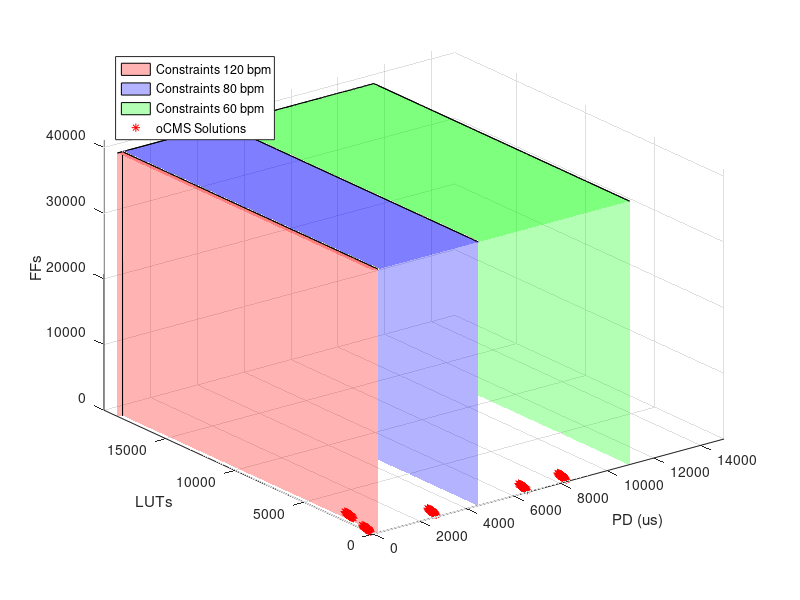

Write the MATLAB code that produced this figure.
%%%%%%%%%%%%%%%%%% Selection %%%%%%%%%%%%%%%%%%%%%%%%%%%%%%%%%%%%
tic
%%%%%%%%%%%%%%%% Surplus and DSE 2nd Step parameters %%%%%%%%%%%%%%%%%%%%%%

%%% 120 bpm %%%
budgetRT = 201; % (us) x
budgetLUTs = 18462; % y
budgetFFs = 40155; % z
budgetDSPs = 0;    % Not considered in 3d plot
budgetBRAMs = 3;    % Not considered in 3d plot
LBConstr = -100;    % For plotting issues

%%% 80 bpm %%%
budgetRT2 = 4490; % (us) x
budgetLUTs2 = 18462; % y
budgetFFs2 = 40155; % z
budgetDSPs2 = 0;    % Not considered in 3d plot
budgetBRAMs2 = 3;    % Not considered in 3d plot
LB2Constr = -100;    % For plotting issues

%%% 60 bpm %%%
budgetRT3 = 10949; % (us) x
budgetLUTs3 = 18462; % y
budgetFFs3 = 40155; % z
budgetDSPs3 = 0;    % Not considered in 3d plot
budgetBRAMs3 = 3;    % Not considered in 3d plot
LB3Constr = -100;    % For plotting issues

p_i = 13;   % Number of total processors in the selected solution
phi_i = 8;  % Number of total physical links in the selected solution

metrics = 1;        % Number of total metrics (i.e., cache, bandwidth)
constraints = 5;    % Number of total constraints (i.e., rt, LUT, FF, DSP, BRAM)

m = p_i * metrics;  % Number of total elements considered for the metrics
n = 16;              % Number of unique oCMS

%%%%%%%%%%%%%%%% oCMS Query Results %%%%%%%%%%%%%%%%%%%%%%

oCMS_name = { 'Ho et al. (2014)', ...
            'L3SU (2023)', ...
            'Moro et al. (2015)', ...
            'Valente et al. (2021)', ...
            'Valente et al. (2016)', ...
            'AXI PMU (2023)', ...
            'Kyung et al. (2010)', ...
            'Brilli et al. (2022)', ...
            'Brilli at al. (2023)', ...
            'Choi et al. (2005)', ...
            'Khan et all (2014)', ...
            'Meng et al. (2008)', ...
            'Isci et al. (2003)', ...
            'Wang et al. (2009)', ...
            'Zoni et al. (2018)', ...
            'Najem at al. (2017)'}    % Name of unique oCMS

% oCMS_i = [pd lut ff dsp bram]
oCMS = [0 0 0 0 0; % No oCMS from Query
        0 0 0 0 0; % No oCMS from Query 
        0 0 0 0 0; % No oCMS from Query
        0 0 0 0 0; % No oCMS from Query
        0 0 0 0 0; % No oCMS from Query
        0 0 0 0 0; % No oCMS from Query
        0 0 0 0 0; % No oCMS from Query
        0 0 0 0 0; % No oCMS from Query
        0 0 0 0 0; % No oCMS from Query
        33300 78 47 0 0; % p1, power Vecchio: 260 205 0 0
        80000 78 47 0 0; % p1, power Vecchio: 260 205 0 0
        1800000 78 47 0 0; % p1, power Vecchio: 260 205 0 0
        2200000 78 47 0 0; % p1, power Vecchio: 260 205 0 0
        100000 78 47 0 0; % p1, power Vecchio: 260 205 0 0
        0 98 68 0 0; % p1, spp, power
        0 8 8 0 0]; % p1, spp, power Vecchio: 0 8 8 0 0 (182x120 bpm, 272x80 bpm, 363x60 bpm)

%%%%%%%%%%%%%%%% oCMS frequencies %%%%%%%%%%%%%%%%%%%%%%
M5_freq_name = {'p1','p2','p3','p4','p5','p6','p7','p8','p9','p10','p11','p12','p13'}

% Processor clock or Physical Link Transmission frequencies
working_freq = [1/12; 1/12; 1/75; 1/75; 1/200; 1/200; 1/200; 1/200; 1/200; 1/200; 1/200; 1/200; 1/200];  % power

M5_freq_rt = [  0	0	0	0	0	0	0	0	0	1	1	1	1	1	14	14; % p1 (8051) - power
                0	0	0	0	0	0	0	0	0	0	0	0	0	0	0	0;  % p2 (8051) - power
                0	0	0	0	0	0	0	0	0	0	0	0	0	0	0	0;  % p3 (LEON3) - power
                0	0	0	0	0	0	0	0	0	0	0	0	0	0	0	0;  % p4 (LEON3) - power
                0	0	0	0	0	0	0	0	0	0	0	0	0	0	0	0;  % p5 (SPP) - power
                0	0	0	0	0	0	0	0	0	0	0	0	0	0	1	1;  % p6 (SPP) - power 
                0	0	0	0	0	0	0	0	0	0	0	0	0	0	1	1;  % p7 (SPP) - power 
                0	0	0	0	0	0	0	0	0	0	0	0	0	0	1	1;  % p8 (SPP) - power 
                0	0	0	0	0	0	0	0	0	0	0	0	0	0	1	1;  % p9 (SPP) - power
                0	0	0	0	0	0	0	0	0	0	0	0	0	0	1	1;  % p10 (SPP) - power
                0	0	0	0	0	0	0	0	0	0	0	0	0	0	1	1;  % p11 (SPP) - power
                0	0	0	0	0	0	0	0	0	0	0	0	0	0	1	1;  % p12 (SPP) - power
                0	0	0	0	0	0	0	0	0	0	0	0	0	0	0	0]; % p13 (SPP) - power 

%%%%%%%%% NOTE: If the element does not scale with frequency, set its frequency to 1

M5_freq_area = [0	0	0	0	0	0	0	0	0	1	1	1	1	1	14	14; % p1 (8051) - power
                0	0	0	0	0	0	0	0	0	0	0	0	0	0	0	0;  % p2 (8051) - power
                0	0	0	0	0	0	0	0	0	0	0	0	0	0	0	0;  % p3 (LEON3) - power
                0	0	0	0	0	0	0	0	0	0	0	0	0	0	0	0;  % p4 (LEON3) - power
                0	0	0	0	0	0	0	0	0	0	0	0	0	0	0	0;  % p5 (SPP) - power
                0	0	0	0	0	0	0	0	0	0	0	0	0	0	1	1;  % p6 (SPP) - power 
                0	0	0	0	0	0	0	0	0	0	0	0	0	0	1	1;  % p7 (SPP) - power 
                0	0	0	0	0	0	0	0	0	0	0	0	0	0	1	1;  % p8 (SPP) - power 
                0	0	0	0	0	0	0	0	0	0	0	0	0	0	1	1;  % p9 (SPP) - power
                0	0	0	0	0	0	0	0	0	0	0	0	0	0	1	1;  % p10 (SPP) - power
                0	0	0	0	0	0	0	0	0	0	0	0	0	0	1	1;  % p11 (SPP) - power
                0	0	0	0	0	0	0	0	0	0	0	0	0	0	1	1;  % p12 (SPP) - power
                0	0	0	0	0	0	0	0	0	0	0	0	0	0	0	0]; % p13 (SPP) - power 

%%%%%%%%% NOTE: If the element does not scale with frequency, set its frequency to 1

%%%%%%%%%%%%%%%% M3 Creation  %%%%%%%%%%%%%%%%%%%%%%
 
M5 = cell(m,n,constraints); % oCMS solutions from querying

for i = 1:m
    for j = 1:n
        M5_rt_tmp = M5_freq_rt(i,j) * working_freq(i) * oCMS(j,1);
        M5_area_tmp = M5_freq_area(i,j) * oCMS(j,2:end); 
        M5{i,j} = cat(2,M5_rt_tmp,M5_area_tmp);
    end
end

% Find non-zero indices for each row
nonZeroIndices = cell(1, m);
for i = 1:m
    nonZeroIndices{i} = find(M5_freq_rt(i,:));
end

nonZeroIndicesBackup = nonZeroIndices;
indexSol = find(~cellfun(@isempty,nonZeroIndices));
nonZeroIndices = nonZeroIndices(~cellfun(@isempty, nonZeroIndices));

% Generate combinations of indices
indexCombinations = cell(1, size(nonZeroIndices(1,:),2));
[indexCombinations{:}] = ndgrid(nonZeroIndices{:});
combinations = cell2mat(cellfun(@(x) x(:), indexCombinations, 'UniformOutput', false));

archNum = size(combinations,2) % number of considered not empty structural elements
totalSolutions = size(combinations,1) % total number of possible solutions


BestMinVal = 100000000;
BestMinValpd = 100000000;
BestMinValff = 100000000;
BestMinVallut = 100000000;
BestMinVallutff = 100000000;
BestMinValpdlutff = 100000000;

feasibleSol120bpm = 0;
feasibleSol80bpm = 0;
feasibleSol60bpm = 0;

for j = 1:totalSolutions
    pd(j) = 0;
    luts(j) = 0;
    ffs(j) = 0;
    dsps(j) = 0;
    brams(j) = 0;
    for i = 1:archNum
        indx_row = indexSol(1,i);
        indx_column = combinations(j,i);
        sol_tmp = cell2mat(M5(indx_row,indx_column));
        pd(j) = pd(j) + sol_tmp(1);
        luts(j) = luts(j) + sol_tmp(2);
        ffs(j) = ffs(j) + sol_tmp(3);
        dsps(j) =  dsps(j) + sol_tmp(4);
        brams(j) = brams(j) + sol_tmp(5);
    end
    if pd(j) < budgetRT & luts(j) < budgetLUTs & ffs(j) < budgetFFs & dsps(j) < budgetDSPs & brams(j) < budgetBRAMs
        feasibleSol120bpm = feasibleSol120bpm + 1;
    end
    if pd(j) < budgetRT2 & luts(j) < budgetLUTs2 & ffs(j) < budgetFFs2 & dsps(j) < budgetDSPs2 & brams(j) < budgetBRAMs2
        feasibleSol80bpm = feasibleSol80bpm + 1;
    end
    if pd(j) < budgetRT3 & luts(j) < budgetLUTs3 & ffs(j) < budgetFFs3 & dsps(j) < budgetDSPs2 & brams(j) < budgetBRAMs2
        feasibleSol60bpm = feasibleSol60bpm + 1;
    end
    tot = pd(j) + luts(j) + ffs(j) + dsps(j) + brams(j);  % Linear Cost Function
    if tot <= BestMinVal 
        BestMinVal = tot;
        BestIndexComb = j;
        BestPD = pd(j);
        BestLUT = luts(j);
        BestFF = ffs(j);
        BestDSP = dsps(j);
        BestBRAMS = brams(j);
    end
    totpd = pd(j);
    if totpd  <= BestMinValpd
        BestMinValpd = totpd;
        BestIndexCombpd = j;
        BestPDpd = pd(j);
        BestLUTpd = luts(j);
        BestFFpd = ffs(j);
        BestDSPpd = dsps(j);
        BestBRAMSpd = brams(j);
    end
    totff = ffs(j);
    if totff  <= BestMinValff
        BestMinValff = totff;
        BestIndexCombff = j;
        BestPDff = pd(j);
        BestLUTff = luts(j);
        BestFFff = ffs(j);
        BestDSPff = dsps(j);
        BestBRAMSff = brams(j);
    end
    totlut = luts(j);
    if totlut  <= BestMinVallut
        BestMinVallut = totlut;
        BestIndexComblut = j;
        BestPDlut = pd(j);
        BestLUTlut = luts(j);
        BestFFlut = ffs(j);
        BestDSPlut = dsps(j);
        BestBRAMSlut = brams(j);
    end
    totlutff = luts(j) + ffs(j);
    if totlutff  <= BestMinVallutff
        totpdlutff = pd(j);
        if totpdlutff  <= BestMinValpdlutff & totpdlutff > 0
            BestMinValpdlutff = totpdlutff;
            BestMinVallutff = totlutff;
            BestIndexComblutff = j;
            BestPDlutff = pd(j);
            BestLUTlutff = luts(j);
            BestFFlutff = ffs(j);
            BestDSPlutff = dsps(j);
            BestBRAMSlutff = brams(j);
        end
    end
end

%%%%%%%%%%%%%%%%%%%% Plot Constraints (120 bpm) %%%%%%%%%%%%%%%%%%%%%%%%%%%

coord=[LBConstr  LBConstr    LBConstr;
       budgetRT  LBConstr    LBConstr;
       budgetRT  budgetLUTs  LBConstr;
       LBConstr  budgetLUTs  LBConstr;
       LBConstr  LBConstr    budgetFFs;
       budgetRT  LBConstr    budgetFFs;
       budgetRT  budgetLUTs  budgetFFs;
       LBConstr  budgetLUTs  budgetFFs;];

idx = [4 8 5 1 4; 1 5 6 2 1; 2 6 7 3 2; 3 7 8 4 3; 5 8 7 6 5; 1 4 3 2 1]';

xc = coord(:,1);
yc = coord(:,2);
zc = coord(:,3);

figure

patch(xc(idx), yc(idx), zc(idx), 'r', 'facealpha', 0.3);
view(3);

grid on

hold on

%%%%%%%%%%%%%%%%%%%% Plot Constraints (80 bpm) %%%%%%%%%%%%%%%%%%%%%%%%%%%

LB2ConstrPD = budgetRT+1;
LB2ConstrLUT = budgetLUTs2; 
LB2ConstrFF = budgetFFs2;

coord2=[LB2ConstrPD  LB2Constr    LB2Constr;  % a
       budgetRT2  LB2Constr    LB2Constr;     % b
       budgetRT2  budgetLUTs2  LB2Constr;     % c
       LB2ConstrPD  budgetLUTs2  LB2Constr;   % d
       LB2ConstrPD  LB2Constr    budgetFFs2;   % e
       budgetRT2  LB2Constr    budgetFFs2;     % f
       budgetRT2  budgetLUTs2  budgetFFs2;     % g
       LB2ConstrPD  budgetLUTs2  budgetFFs2;]; % h

idx2 = [4 8 5 1 4; 1 5 6 2 1; 2 6 7 3 2; 3 7 8 4 3; 5 8 7 6 5; 1 4 3 2 1]';

xc2 = coord2(:,1);
yc2 = coord2(:,2);
zc2 = coord2(:,3);

patch(xc2(idx2), yc2(idx2), zc2(idx2), 'b', 'facealpha', 0.3);
view(3);

grid on

hold on

%%%%%%%%%%%%%%%%%%%% Plot Constraints (60 bpm) %%%%%%%%%%%%%%%%%%%%%%%%%%%

LB3ConstrPD = budgetRT2+1;
LB3ConstrLUT = budgetLUTs3; 
LB3ConstrFF = budgetFFs3;

coord2=[LB3ConstrPD  LB3Constr    LB3Constr;  % a
       budgetRT3  LB3Constr    LB3Constr;   % b
       budgetRT3  budgetLUTs3  LB3Constr;   % c
       LB3ConstrPD  budgetLUTs3  LB3Constr;   % d
       LB3ConstrPD  LB3Constr    budgetFFs3;   % e
       budgetRT3  LB3Constr    budgetFFs3;   % f
       budgetRT3  budgetLUTs3  budgetFFs3;   % g
       LB3ConstrPD  budgetLUTs3  budgetFFs3;]; % h

idx2 = [4 8 5 1 4; 1 5 6 2 1; 2 6 7 3 2; 3 7 8 4 3; 5 8 7 6 5; 1 4 3 2 1]';

xc2 = coord2(:,1);
yc2 = coord2(:,2);
zc2 = coord2(:,3);

alfa = 1000;
patch(xc2(idx2), yc2(idx2), zc2(idx2), 'g', 'facealpha', 0.3);
axis([0 15000 0 max([max(luts)+alfa,budgetLUTs3+alfa]) 0 max([max(ffs)+alfa,budgetFFs3+alfa])]) 
view(3);

grid on

hold on

%%%%%%%%%%%%%%%%%%%% Plot oCMS Solution %%%%%%%%%%%%%%%%%%%%%%%%%%%

scatter3(pd(1,:)',luts(1,:)',ffs(1,:)','*','MarkerEdgeColor','r', 'MarkerFaceColor',[.49 1 .63]);

xlabel('PD (us)')
ylabel('LUTs')
zlabel('FFs')

% set(gca,'XScale','log')
% set(gca,'YScale','log')
% set(gca,'ZScale','log')

legend('Constraints 120 bpm','Constraints 80 bpm','Constraints 60 bpm','oCMS Solutions','Location','NorthWest')

hold on

%%%%%%%%%%%%%%%%%%%% Print oCMS Best Solution %%%%%%%%%%%%%%%%%%%%%%%%%%%

fprintf('Feasible Solutions 120 bpm: \n')
feasibleSol120bpm(1)

fprintf('Feasible Solutions 80 bpm: \n')
feasibleSol80bpm(1)

fprintf('Feasible Solutions 60 bpm: \n')
feasibleSol60bpm(1)

%%% All constraints %%%
fprintf('Best Solutions: \n')
for i = 1:size(indexSol,2)
    fprintf('Architectural Element: ');
    M5_freq_name{1,indexSol(i)}

    indexTmp = combinations(BestIndexComb,i);
    fprintf('Selected oCMS: ');
    oCMS_name{1,indexTmp}
end

fprintf('Selected oCMS PD: ');
BestPD

fprintf('Selected oCMS LUTs: ');
BestLUT

fprintf('Selected oCMS FFs: ');
BestFF

fprintf('Selected oCMS DSPs: ');
BestDSP

fprintf('Selected oCMS BRAMs: ');
BestBRAMS

%%% C(rt) constraint %%%
fprintf('Best Solutions for C(rt): \n')
for i = 1:size(indexSol,2)
    fprintf('Architectural Element: ');
    M5_freq_name{1,indexSol(i)}

    indexTmp = combinations(BestIndexCombpd,i);
    fprintf('Selected oCMS  for C(rt): ');
    oCMS_name{1,indexTmp}
end

fprintf('Selected oCMS PD for C(rt): ');
BestPDpd

fprintf('Selected oCMS LUTs for C(rt): ');
BestLUTpd

fprintf('Selected oCMS FFs for C(rt): ');
BestFFpd

fprintf('Selected oCMS DSPs for C(rt): ');
BestDSPpd

fprintf('Selected oCMS BRAMs for C(rt): ');
BestBRAMSpd

%%% C(lut) constraint %%%
fprintf('Best Solutions for C(lut): \n')
for i = 1:size(indexSol,2)
    fprintf('Architectural Element: ');
    M5_freq_name{1,indexSol(i)}

    indexTmp = combinations(BestIndexComblut,i);
    fprintf('Selected oCMS for C(lut): ');
    oCMS_name{1,indexTmp}
end

fprintf('Selected oCMS PD for C(lut): ');
BestPDlut

fprintf('Selected oCMS LUTs for C(lut): ');
BestLUTlut

fprintf('Selected oCMS FFs for C(lut): ');
BestFFlut

fprintf('Selected oCMS DSPs for C(lut): ');
BestDSPlut

fprintf('Selected oCMS BRAMs for C(lut): ');
BestBRAMSlut

%%% C(ff) constraints %%%
fprintf('Best Solutions for C(ff): \n')
for i = 1:size(indexSol,2)
    fprintf('Architectural Element: ');
    M5_freq_name{1,indexSol(i)}

    indexTmp = combinations(BestIndexCombff,i);
    fprintf('Selected oCMS for C(ff): ');
    oCMS_name{1,indexTmp}
end

fprintf('Selected oCMS PD for C(ff): ');
BestPDff

fprintf('Selected oCMS LUTs for C(ff): ');
BestLUTff

fprintf('Selected oCMS FFs for C(ff): ');
BestFFff

fprintf('Selected oCMS DSPs for C(ff): ');
BestDSPff

fprintf('Selected oCMS BRAMs for C(ff): ');
BestBRAMSff

%%% C(lut) and C(ff) constraints %%%
fprintf('Best Solutions for C(lut) and C(ff): \n')
for i = 1:size(indexSol,2)
    fprintf('Architectural Element: ');
    M5_freq_name{1,indexSol(i)}

    indexTmp = combinations(BestIndexComblutff,i);
    fprintf('Selected oCMS for C(lut) and C(ff): ');
    oCMS_name{1,indexTmp}
end

fprintf('Selected oCMS PD for C(lut) and C(ff): ');
BestPDlutff

fprintf('Selected oCMS LUTs for C(lut) and C(ff): ');
BestLUTlutff

fprintf('Selected oCMS FFs for C(lut) and C(ff): ');
BestFFlutff

fprintf('Selected oCMS DSPs for C(lut) and C(ff): ');
BestDSPlutff

fprintf('Selected oCMS BRAMs for C(lut) and C(ff): ');
BestBRAMSlutff

toc
